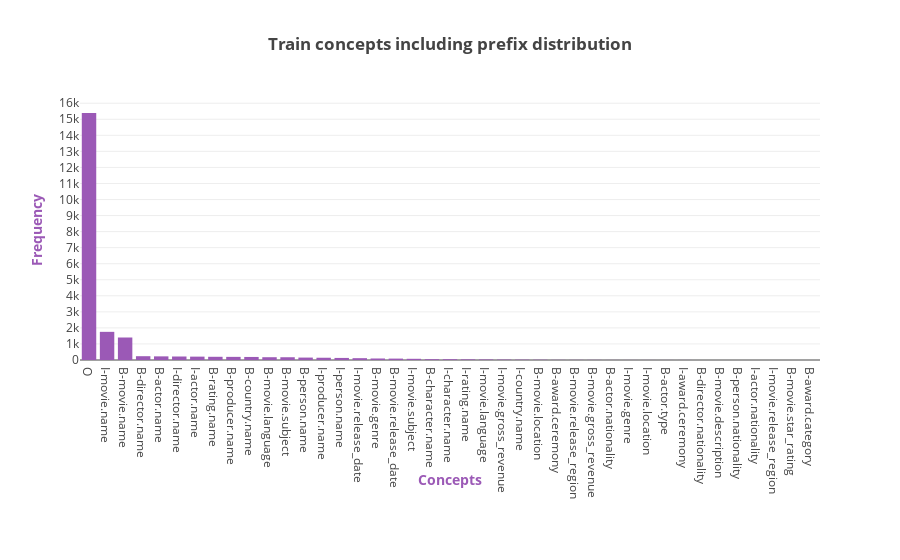

Source (notebook cell):
### Code cell
X_axis = []
Y_axis = []
sorted_dict = sorted(concept_including_prefix_count_dictionary.items(), key=itemgetter(1), reverse=True)

for concept_including_prefix, concept_including_prefix_count in sorted_dict:
    if concept_including_prefix_count > 0:
        X_axis.append(concept_including_prefix)
        Y_axis.append(concept_including_prefix_count)

assert(len(X_axis) == len(Y_axis)) 

plotly.offline.iplot({
    "data": [Bar(orientation = 'v',
                 x = X_axis,
                 y = Y_axis,
                 marker = dict(color = "#9b59b6"))],
    "layout": Layout(title="<b>Train concepts including prefix distribution</b>", 
                     xaxis=dict(title='<b>Concepts</b>', titlefont=dict(color='#9b59b6')),
                     yaxis=dict(title='<b>Frequency</b>', dtick = 1000, titlefont=dict(color='#9b59b6')),
                     margin=Margin(b=200)
                    )
})

### Figure 1 — Plotly figure (JSON) as saved in the notebook; plotly's stock layout.template omitted (floating-point values rounded to 4 significant figures)
{"data": [{"marker": {"color": "#9b59b6"}, "orientation": "v", "type": "bar", "x": ["O", "I-movie.name", "B-movie.name", "B-director.name", "B-actor.name", "I-director.name", "I-actor.name", "B-rating.name", "B-producer.name", "B-country.name", "B-movie.language", "B-movie.subject", "B-person.name", "I-producer.name", "I-person.name", "I-movie.release_date", "B-movie.genre", "B-movie.release_date", "I-movie.subject", "B-character.name", "I-character.name", "I-rating.name", "I-movie.language", "I-movie.gross_revenue", "I-country.name", "B-movie.location", "B-award.ceremony", "B-movie.release_region", "B-movie.gross_revenue", "B-actor.nationality", "I-movie.genre", "I-movie.location", "B-actor.type", "I-award.ceremony", "B-director.nationality", "B-movie.description", "B-person.nationality", "I-actor.nationality", "I-movie.release_region", "B-movie.star_rating", "B-award.category"], "y": [15391, 1755, 1402, 237, 227, 218, 210, 200, 195, 190, 174, 172, 151, 141, 129, 114, 94, 87, 75, 49, 48, 40, 33, 26, 22, 17, 10, 9, 8, 5, 4, 4, 3, 3, 2, 2, 2, 1, 1, 1, 1]}], "layout": {"margin": {"b": 200}, "title": "<b>Train concepts including prefix distribution</b>", "xaxis": {"title": "<b>Concepts</b>", "titlefont": {"color": "#9b59b6"}}, "yaxis": {"dtick": 1000, "title": "<b>Frequency</b>", "titlefont": {"color": "#9b59b6"}}}}
